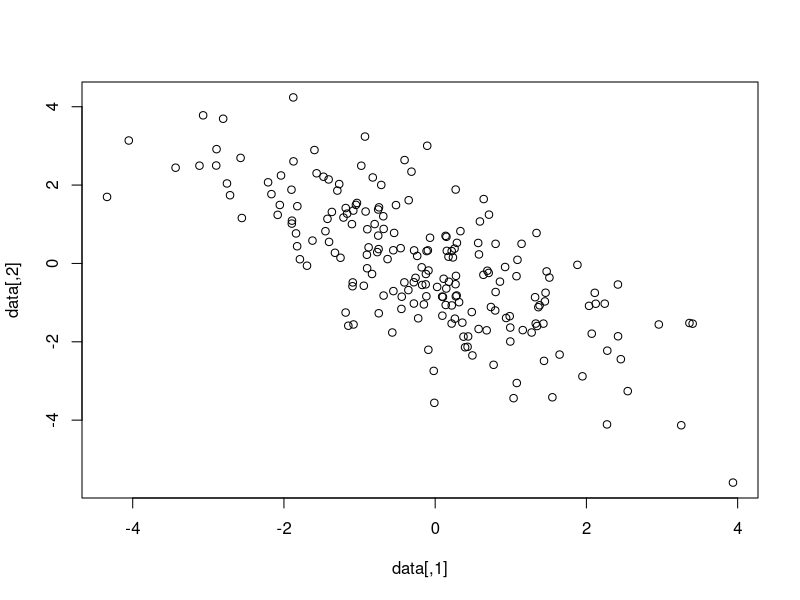
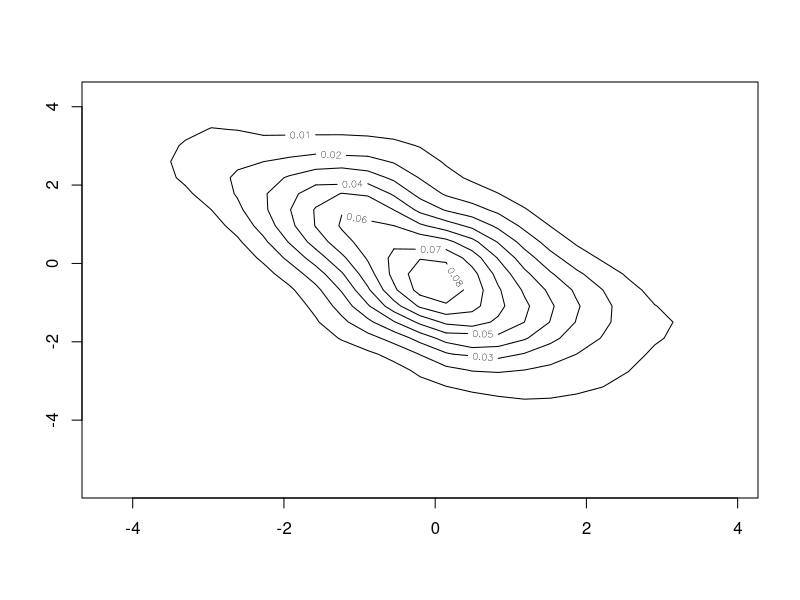
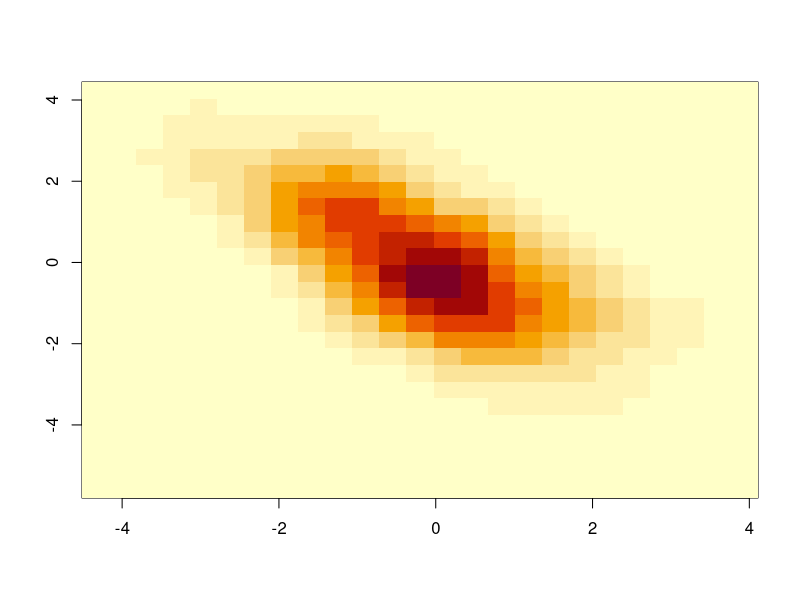
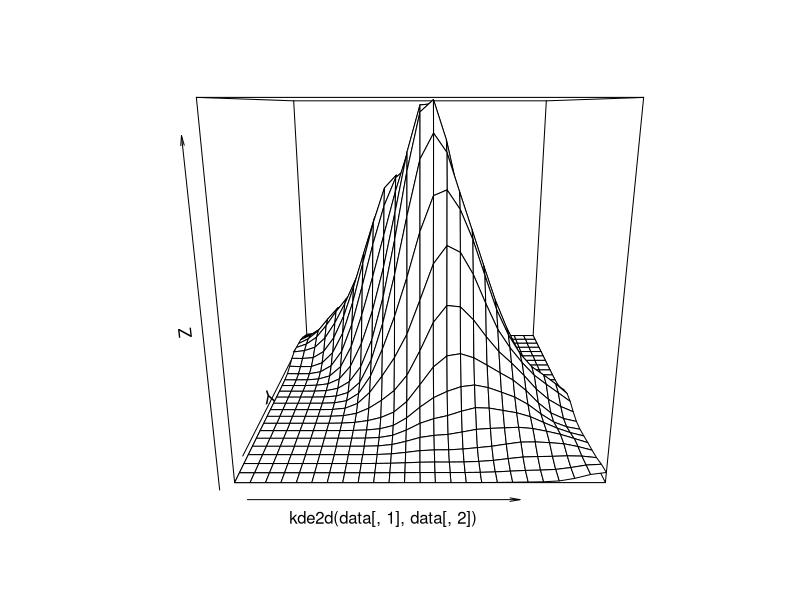
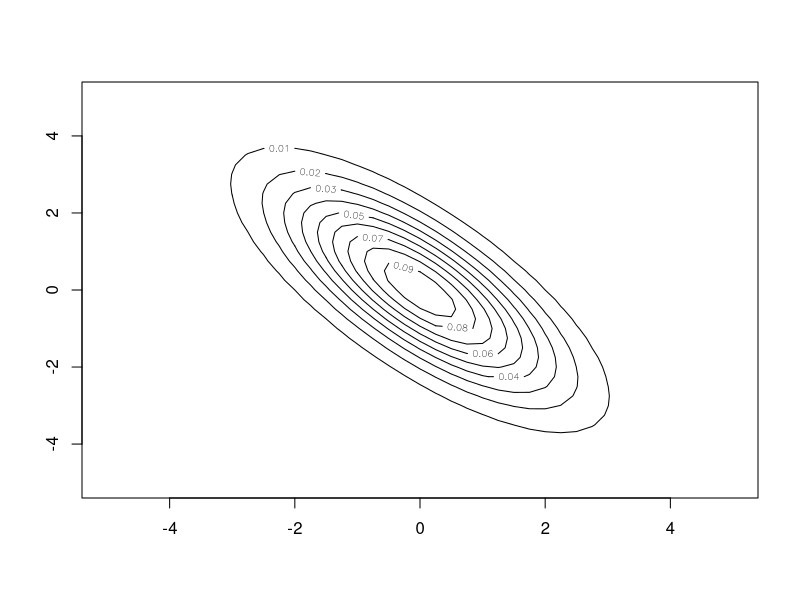
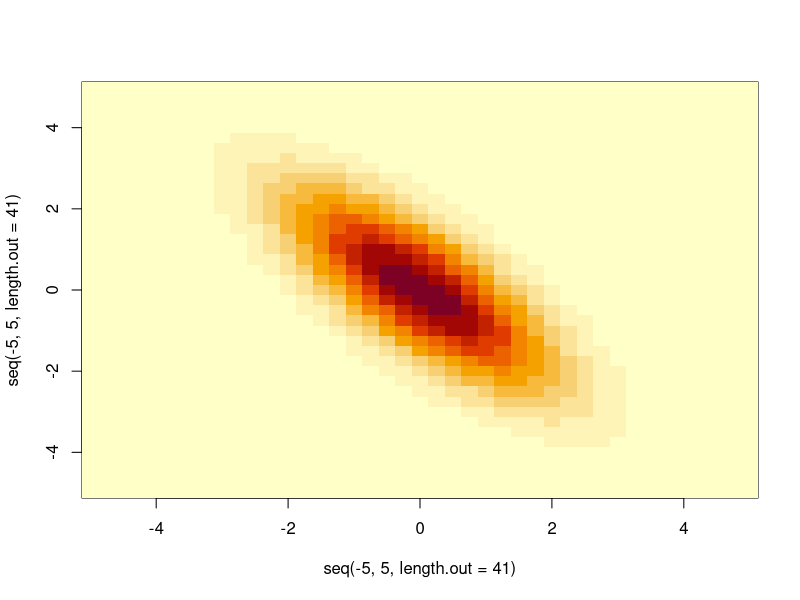
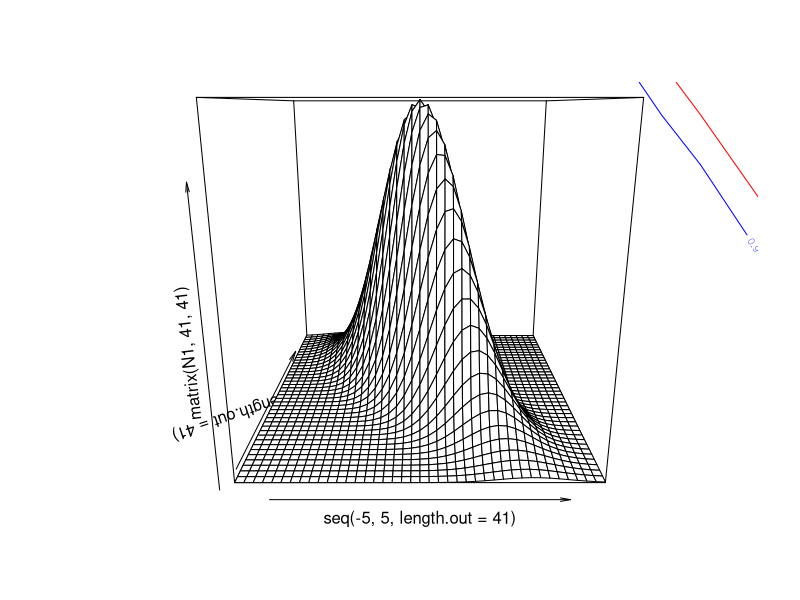
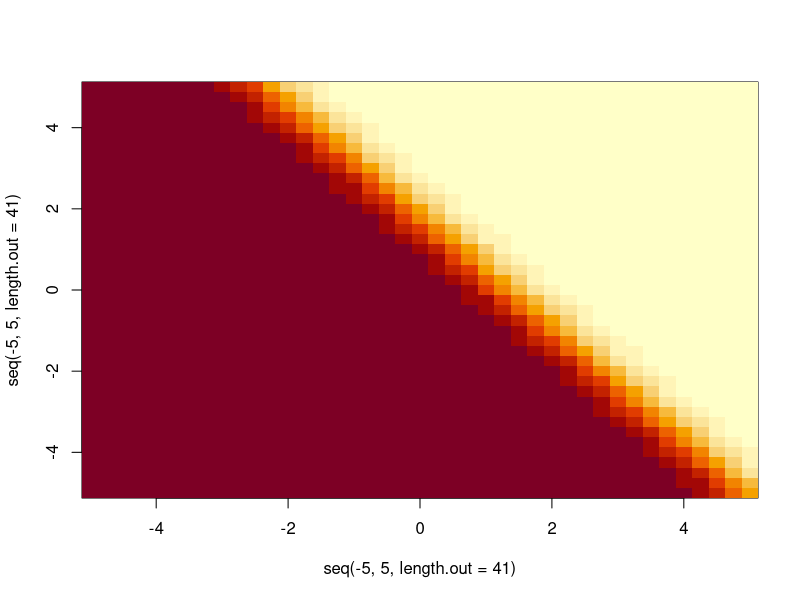

Generate these figures, in order, with R:
#a
library("MASS")
p=2
mu1=c(0,0)
sigma=matrix(c(2,(-0.75*sqrt(6)),(-0.75*sqrt(6)),3),2,2)
data=mvrnorm(200,mu1,sigma)
cov(data)
cor(data)

#b
plot(data)
contour(kde2d(data[,1],data[,2]))
image(kde2d(data[,1],data[,2]))
persp(kde2d(data[,1],data[,2]))

#c
grid=expand.grid(x1=.25*(-20:20),x2=.25*(-20:20))

N1=rep(0,41*41)
for (i in 1:1681){
  N1[i]=1/((2*pi)^(p/2)*sqrt(det(sigma)))*
    exp(-0.5*as.matrix(grid[i,]-mu1)%*%
             solve(sigma)%*%
             t(as.matrix(grid[i,]-mu1)))
    
}

contour(seq(-5,5,length.out = 41),
        seq(-5,5,length.out = 41),matrix(N1,41,41))
image(seq(-5,5,length.out = 41),
      seq(-5,5,length.out = 41),matrix(N1,41,41))
persp(seq(-5,5,length.out = 41),
        seq(-5,5,length.out = 41),matrix(N1,41,41))

#d
mu2=c(2,1)
N2=rep(0,41*41)
for (i in 1:1681){
  N2[i]=exp(-0.5*as.matrix(grid[i,]-mu2)%*%
             solve(sigma)%*%
             t(as.matrix(grid[i,]-mu2)))/
    ((2*pi)^(p/2)*sqrt(det(sigma)))
}
contour(seq(-5,5,length.out = 41),
        seq(-5,5,length.out = 41),matrix(N2,41,41),
        add = TRUE, col = "red")
N=rep(0,41*41)
for (i in 1:1681){
  n1=exp(-0.5*as.matrix(grid[i,]-mu1)%*%
              solve(sigma)%*%
              t(as.matrix(grid[i,]-mu1)))/
    ((2*pi)^(p/2)*sqrt(det(sigma)))
  n2=exp(-0.5*as.matrix(grid[i,]-mu2)%*%
              solve(sigma)%*%
              t(as.matrix(grid[i,]-mu2)))/
    ((2*pi)^(p/2)*sqrt(det(sigma)))
  N[i]=0.5*n1/(0.5*(n1+n2))
}
contour(seq(-5,5,length.out = 41),
        seq(-5,5,length.out = 41),matrix(N,41,41),
        add = TRUE, col = "blue")
image(seq(-5,5,length.out = 41),
        seq(-5,5,length.out = 41),matrix(N,41,41))
